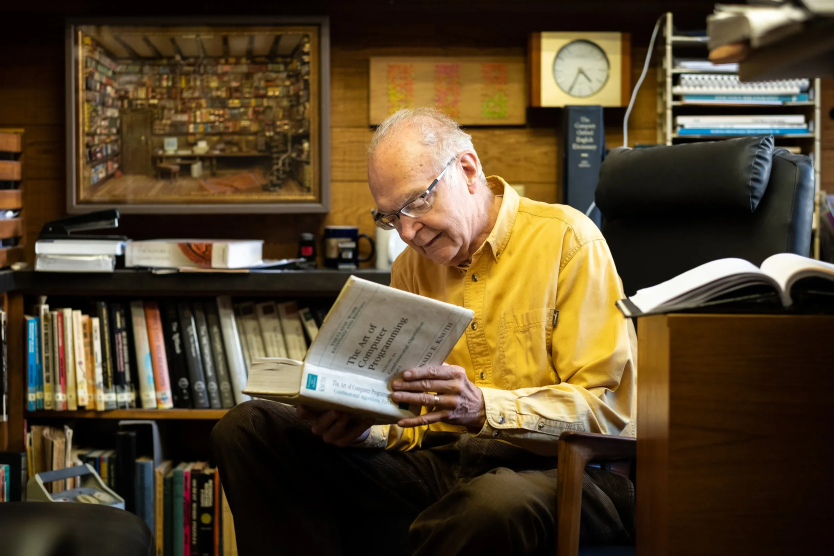
#> input picture vivian/trailer-source/selected-site-images/002.C8F1kg_5_Z5KV1D-9c18d673.webp, 2500 x 1667 px, given as the content of the folder vivian/trailer-source/site-images, which was not available (shown at 1/3 size)
$ python make_contact_sheet.py
#> lines starting #> are read from the running program, lines starting #| are printed output that depends on the picture; pictures that were not available may be replaced by others from this repository, and a replacement may not be noted
#!/usr/bin/env python3
from __future__ import annotations

import argparse
import math
from pathlib import Path

from PIL import Image, ImageDraw, ImageFont


def main() -> None:
    parser = argparse.ArgumentParser()
    parser.add_argument("--image-dir", default="vivian/trailer-source/site-images")
    parser.add_argument("--out", default="/private/tmp/vivian-site-images-contact.jpg")
    args = parser.parse_args()

    files = sorted(Path(args.image_dir).glob("*"))
    cell_w = 300
    cell_h = 220
    cols = 5
    rows = max(1, math.ceil(len(files) / cols))
    sheet = Image.new("RGB", (cols * cell_w, rows * cell_h), (245, 238, 225))
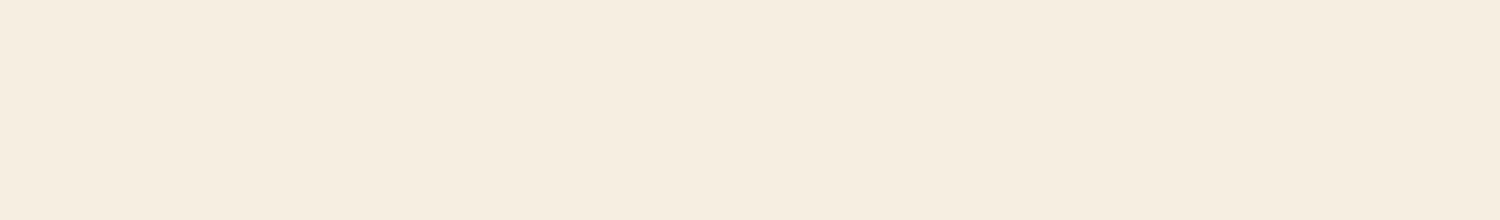
#> sheet: PIL image 1500x220 RGB; mean R, G, B 245, 238, 225
    draw = ImageDraw.Draw(sheet)
    font = ImageFont.truetype("/System/Library/Fonts/Supplemental/Arial.ttf", 16)
    small = ImageFont.truetype("/System/Library/Fonts/Supplemental/Arial.ttf", 14)

    for index, path in enumerate(files):
        with Image.open(path) as source:
#> source is the input picture: PIL image 2500x1667 RGB; mean R, G, B 85.5, 69.1, 44.1
            size = source.size
#> size = (2500, 1667)
            image = source.convert("RGB")
        image.thumbnail((cell_w - 18, 164))
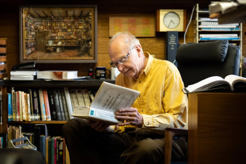
#> image: PIL image 246x164 RGB; mean R, G, B 85.4, 69.1, 44.1
        x = (index % cols) * cell_w
        y = (index // cols) * cell_h
        sheet.paste(image, (x + (cell_w - image.width) // 2, y + 8))
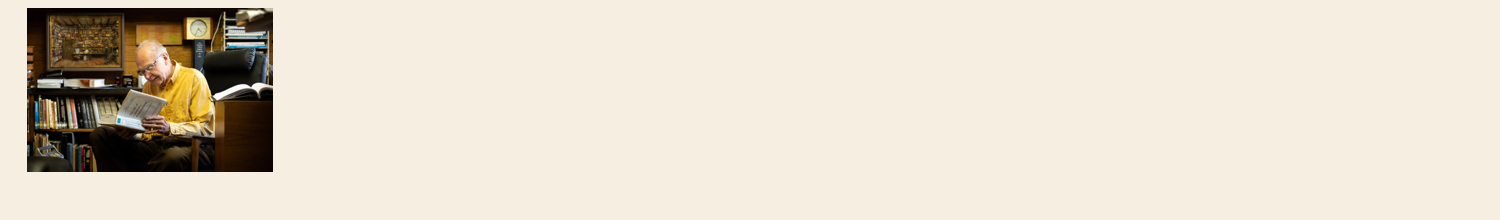
#> sheet: PIL image 1500x220 RGB; mean R, G, B 225.5, 217.3, 202.9
        draw.text((x + 10, y + 176), f"{index:02d} {path.name[:30]}", fill=(20, 20, 20), font=font)
        draw.text((x + 10, y + 197), f"{size[0]} x {size[1]}", fill=(90, 80, 70), font=small)

    out = Path(args.out)
    out.parent.mkdir(parents=True, exist_ok=True)
    sheet.save(out, quality=90)
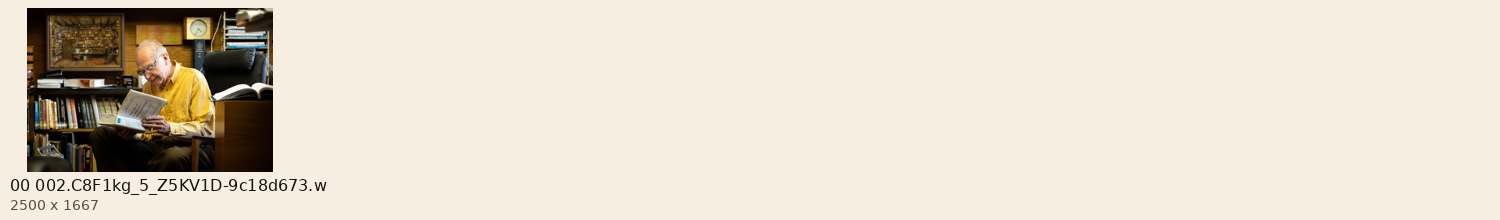
#> saved as vivian-site-images-contact.jpg: PIL image 1500x220 RGB; mean R, G, B 224.7, 216.6, 202.2
    print(out)
    print(f"{len(files)} images")


if __name__ == "__main__":
    main()

$ run again, on vivian/trailer-source/selected-site-images/004.C0AusSYH_1JvbW8-a8275e24.webp
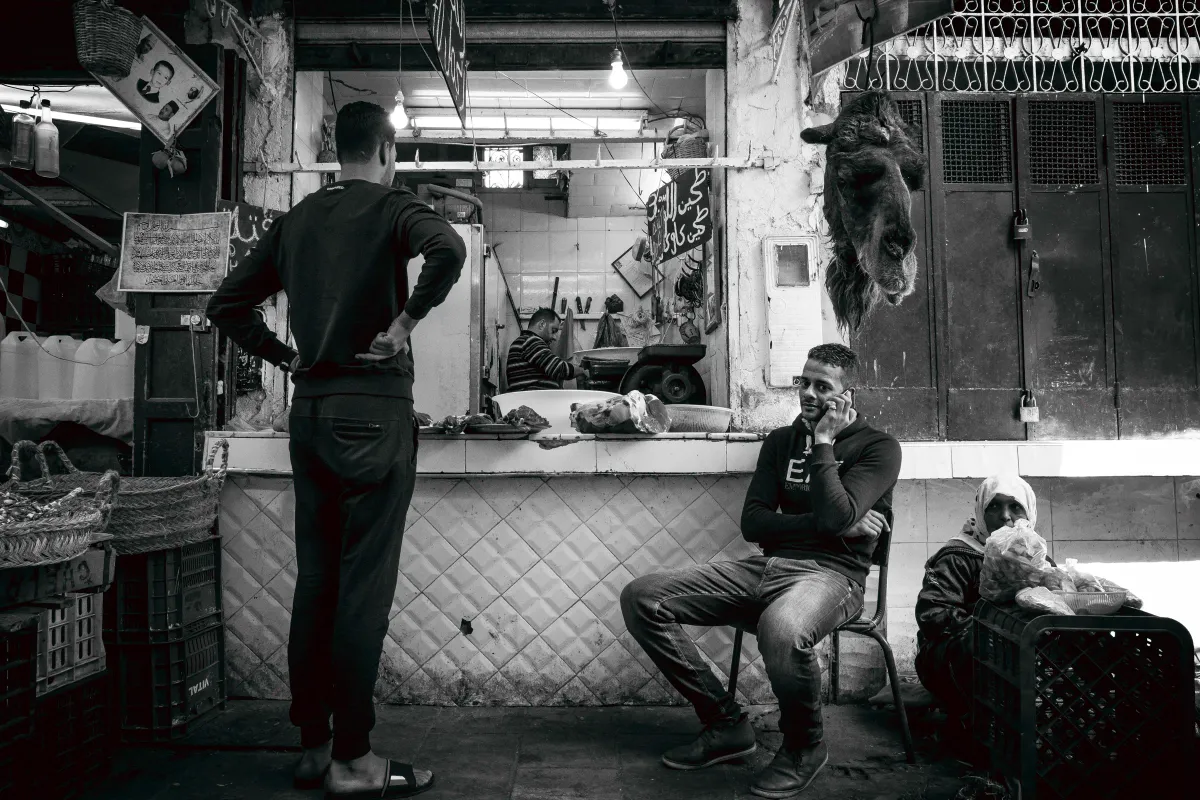
#> input picture vivian/trailer-source/selected-site-images/004.C0AusSYH_1JvbW8-a8275e24.webp, 1200 x 800 px, given as the content of the folder vivian/trailer-source/site-images, which was not available
#> in main, source is the input picture: PIL image 1200x800 RGB; mean R, G, B 76.7, 78.3, 77.7
#> in main, `image.thumbnail((cell_w - 18, 164))`:
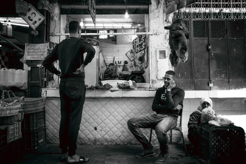
#> image: PIL image 246x164 RGB; mean R, G, B 76.8, 78.4, 77.8
#> in main, `sheet.save(out, quality=90)`:
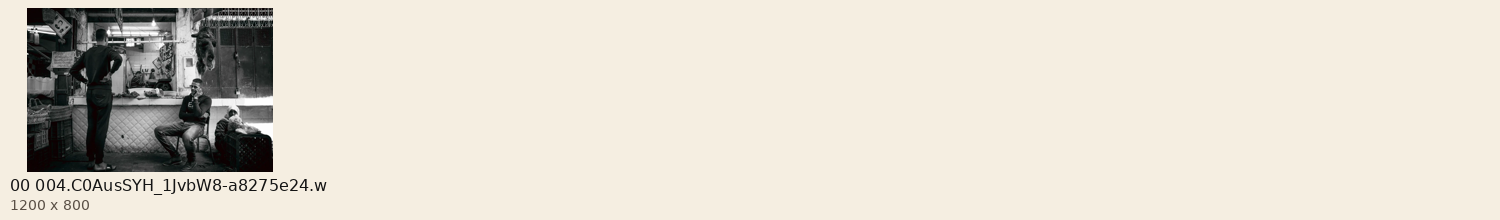
#> saved as vivian-site-images-contact.jpg: PIL image 1500x220 RGB; mean R, G, B 223.6, 217.7, 206.3

$ run again, on vivian/trailer-source/selected-site-images/004.Dzc_J7_P_ZoBqjI-14c60c4b.webp
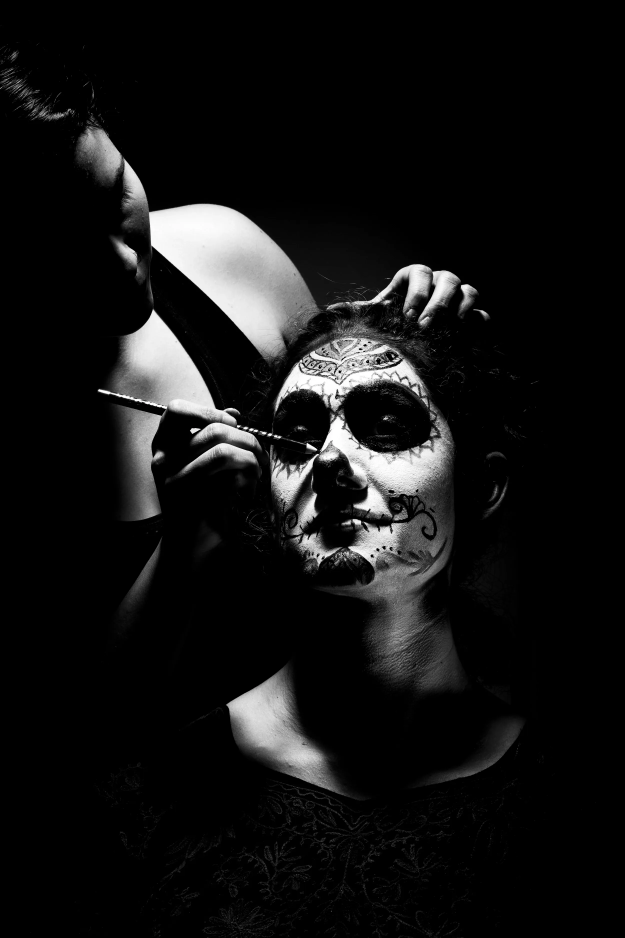
#> input picture vivian/trailer-source/selected-site-images/004.Dzc_J7_P_ZoBqjI-14c60c4b.webp, 2500 x 3750 px, given as the content of the folder vivian/trailer-source/site-images, which was not available (shown at 1/4 size)
#> in main, source is the input picture: PIL image 2500x3750 RGB; mean R, G, B 19.9, 19.9, 19.9
#> in main, `image.thumbnail((cell_w - 18, 164))`:
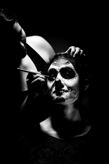
#> image: PIL image 109x164 RGB; mean R, G, B 20, 20, 20
#> in main, `sheet.save(out, quality=90)`:
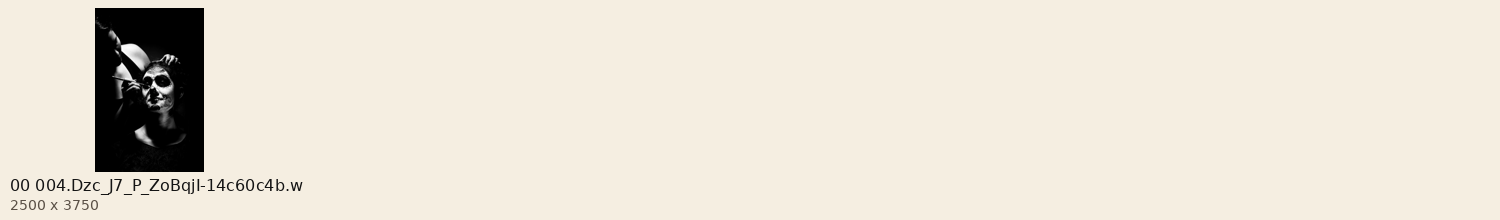
#> saved as vivian-site-images-contact.jpg: PIL image 1500x220 RGB; mean R, G, B 232.1, 225.5, 213.2
